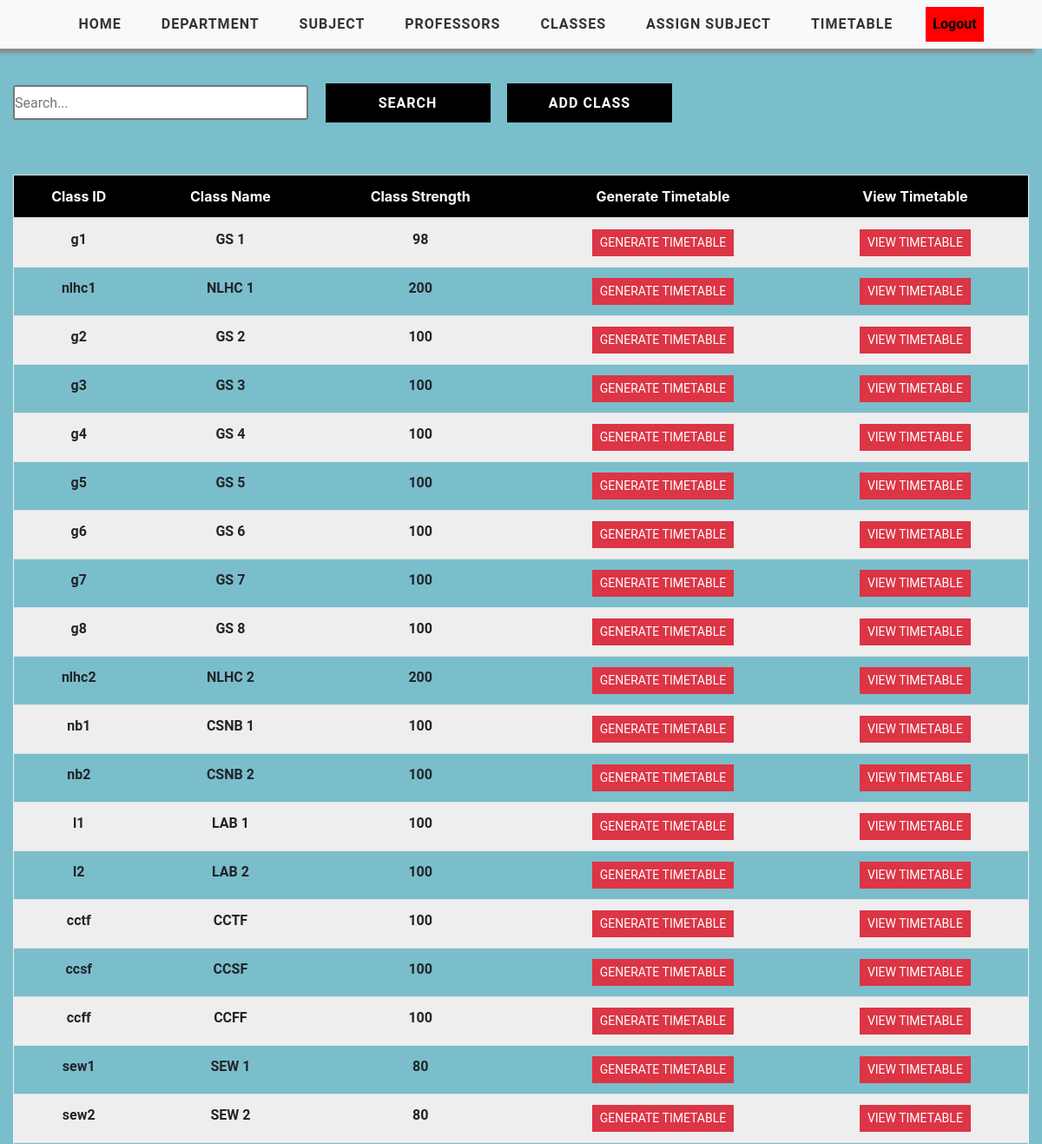
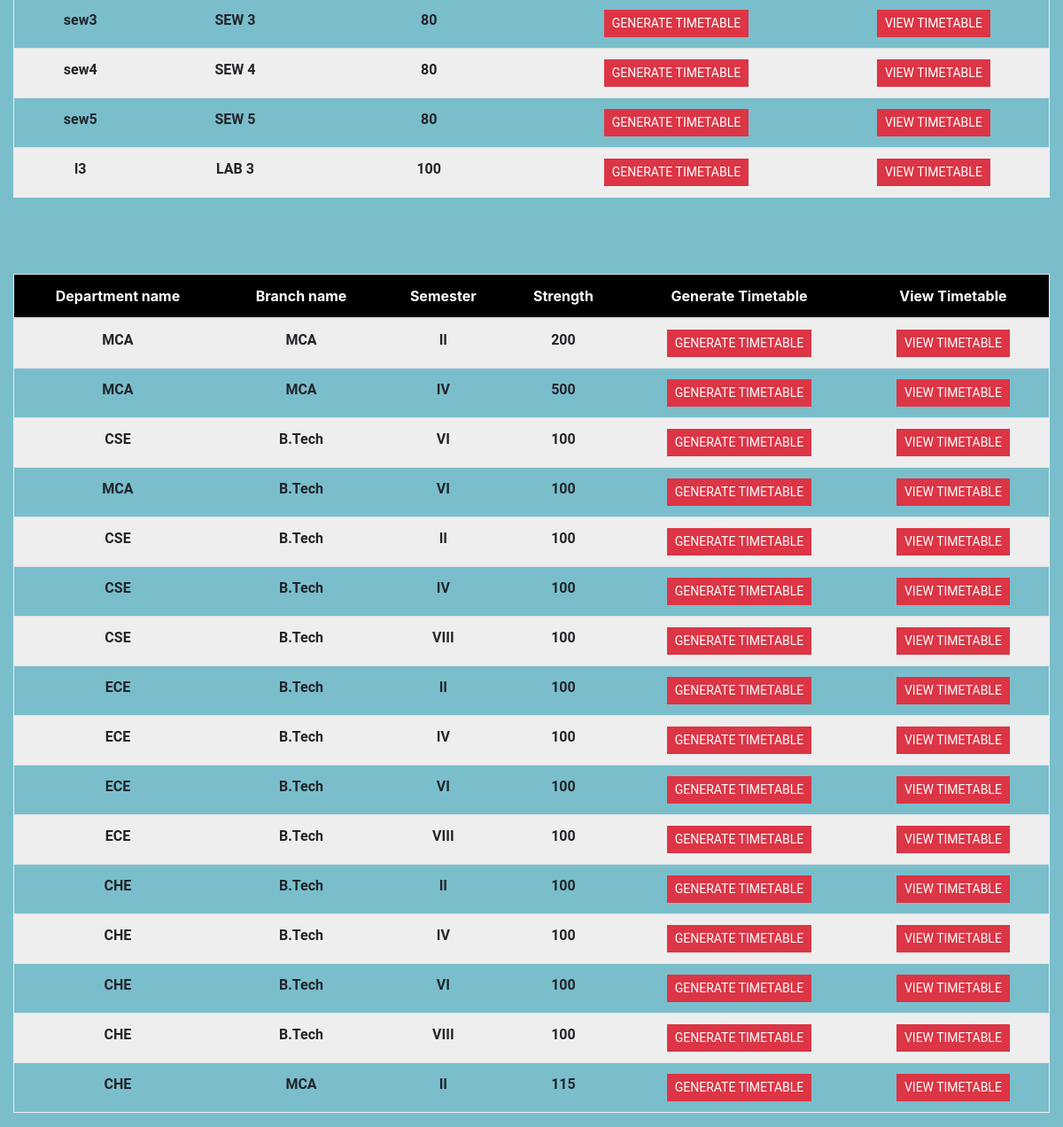
Page /manage-timetable/ (signed in) on the committed database (2 pictures, top to bottom).
### timetableapp/models.py (models this page shows, shortened)
class Class(models.Model):
    WEEK_DAY = (
    ('Monday', 'Monday'),
    ('Tuesday', 'Tuesday'),
    ('Wednesday', 'Wednesday'),
    ('Thursday', 'Thursday'),
    ('Friday', 'Friday'),
    ('Saturday', 'Saturday')
    )
    user = models.ForeignKey(User, on_delete=models.CASCADE, null=True, blank=True)
    class_id = models.CharField(max_length=2000)
    class_name = models.CharField(max_length=2000)
    class_strength=models.IntegerField(null=True,default=100)
    week_day = MultiSelectField(max_length=2000, choices=WEEK_DAY, max_choices=6)
    no_sessions = models.PositiveIntegerField(default = 8)
    class_mins = models.PositiveIntegerField(default = 60)
    start_time = models.TimeField(default=time(8,00))
    end_time = models.TimeField(default=time(18,00))
    break_start = models.TimeField(null=True,blank=True, default=time(12,00))
    break_end = models.TimeField(null=True,blank=True, default=time(13,00))
    class Meta:
        unique_together = ('user','class_id')

class Department(models.Model):
    SEMESTER = (
    ('I' ,'I'),
    ('II' ,'II'),
    ('III' ,'III'),
    ('IV' ,'IV'),
    ('V' ,'V'),
    ('VI' ,'VI'),
    ('VII' ,'VII'),
    ('VIII' ,'VIII'),
    )
    BRANCH_NAME = (
    ('B.Tech' ,'B.Tech'),
    ('MCA' ,'MCA'),
    )
    DEPARTMENT_NAME = (
    ('MCA' ,'MCA'),
    ('CSE' ,'CSE'),
    ('ECE' ,'ECE'),
    ('CHE' ,'CHE'),
    )
    user = models.ForeignKey(User, on_delete=models.CASCADE, null=True, blank=True)
    branch_name=models.CharField(max_length=200, choices=BRANCH_NAME)
    department_name=models.CharField(max_length=200, choices=DEPARTMENT_NAME)
    semester = models.CharField(max_length=200, choices=SEMESTER)
    students_length=models.IntegerField(default=100)
    class Meta:
        unique_together = ('department_name','branch_name','semester')

### timetableapp/views.py (the view)
# urls.py: path("manage-timetable/", views.ManageTimetable, name="manage-timetable")
@login_required(login_url='login')
def ManageTimetable(request):
    global errors
    sections = Class.objects.filter()
    department1 = Department.objects.all()
    context = {'sections': sections, 'department1': department1}
    context.update(errors)
    return render(request, 'timetable/ManageTimetable.html', context)

### timetableapp/templates/timetable/ManageTimetable.html (shortened to what this page needs)
{% extends 'timetableapp/main.html' %}
{% load static %}
{% block content %}
<div class="viewcontainer">
  <div class="container-fluid">
    <div class="search">
      <input type="text" class="searchbox" placeholder="Search...">
      <input type="submit" value="Search" class="searchButton">
      <a href="{% url 'add-class' %}"><button class="searchButton">Add Class </button></a>
    </div>
    <table class="table text-center">
      <thead class="table-header" style="color: white;">
        <tr>
          <div class="header__item filter__link" >
            <th scope="col" class="text-center">Class ID</th>
          </div>
          <div class="header__item filter__link">
            <th class="text-center" scope="col">Class Name</th>
          </div>
          <div class="header__item filter__link">
            <th class="text-center" scope="col">Class Strength</th>
          </div>
          <div class="header__item filter__link">
            <th class="text-center" scope="col">Generate Timetable</th>
          </div>
          <div class="header__item filter__link">
            <th class="text-center" scope="col">View Timetable</th>
          </div>
        </tr>
      </thead>
      <tbody class="tab-content">
        {% for section in sections %}
          <tr class="table-row text-center">
            <th scope="row" class="table-data">{{ section.class_id }}</th>
            <th scope="row" class="table-data"  >{{ section.class_name }}</th>
            <th scope="row" class="table-data">{{ section.class_strength }}</th>
            <th scope="row" class="table-data"> <a href="{% url 'generate-timetable' section.class_id %}" class="btn btn-sm btn-danger" >Generate Timetable</a></th>
            <th scope="row" class="table-data"> <a href="{% url 'timetable' section.class_id %}" class="btn btn-sm btn-danger" >View Timetable</a></th>
          </tr>
        {% endfor %}
      </tbody>
    </table>
    <table class="table text-center">
      <thead class="table-header" style="color: white;">
        <tr>
          <div class="header__item filter__link" >
            <th scope="col" class="text-center">Department name</th>
          </div>
          <div class="header__item filter__link" >
            <th scope="col" class="text-center">Branch name</th>
          </div>
          <div class="header__item filter__link">
            <th class="text-center" scope="col">Semester</th>
          </div>
          <div class="header__item filter__link">
            <th class="text-center" scope="col">Strength</th>
          </div>
          <div class="header__item filter__link">
            <th class="text-center" scope="col">Generate Timetable</th>
          </div>
          <div class="header__item filter__link">
            <th class="text-center" scope="col">View Timetable</th>
          </div>
        </tr>
      </thead>
      <tbody class="tab-content">
        {% for department in department1 %}
          <tr class="table-row text-center">
            <th scope="row" class="table-data">{{ department.department_name }}</th>
            <th scope="row" class="table-data"  >{{ department.branch_name }}</th>
            <th scope="row" class="table-data">{{ department.semester}}</th>
            <th scope="row" class="table-data">{{ department.students_length }}</th>
            <th scope="row" class="table-data"> <a href="{% url 'generate-timetable-course' dep_name=department.department_name b_name=department.branch_name sem=department.semester %}" class="btn btn-sm btn-danger" >Generate Timetable</a></th>
            <th scope="row" class="table-data"> <a href="" class="btn btn-sm btn-danger" >View Timetable</a></th>
          </tr>
        {% endfor %}
      </tbody>
    </table>
  </div>
</div>
{% endblock %}

### static/css/style.css (style rules this page uses)
a { cursor: pointer; }

### static/css/tables.css (style rules this page uses)
*, *:before, *:after { box-sizing: border-box; }
body { font-family: "Roboto", sans-serif; margin: 0; background-color: white; }
.table { border: 1px solid #eeeeee; overflow-y: auto; overflow-x: auto; height: max-content; }
.table-header { width: 100%; background: #000; padding: 18px 0; top: 0; }
.table-row { width: 100%; padding: 18px 0; }
.table-row:nth-of-type(odd) { background: #eeeeee; }
.table-data, .header__item { flex: 1 1 20%; text-align: center; font-family: Roboto, sans-serif; font-weight: bold; }
.header__item { text-transform: uppercase; }
.filter__link { color: white; text-decoration: none; position: relative; display: inline-block; padding-left: 24px; padding-right: 24px; }
.filter__link::after { content: ""; position: absolute; right: -18px; color: white; font-size: 12px; top: 50%; transform: translateY(-50%); }
.btn { border-radius: 0 !important; font-family: Roboto, sans-serif !important; text-transform: uppercase; }
.search { display: inline-block; }
.searchbox { width: 340px; height: 40px; border-style: solid; border-radius: 3px; font-family: Roboto, sans-serif; text-align: justify; }
.searchButton { width: 190px; height: 45px ; font-family: Roboto, sans-serif; text-transform: uppercase; letter-spacing: 1px; font-weight: bolder; color: white ; background: black; margin-left: 15px; margin-top: 40px; border-color: black ; border-radius: 0 ; border-style: solid; border-width: 3px ; }

### static/css/add.css (style rules this page uses)
* { margin:0; padding:0; box-sizing: border-box; }
.viewcontainer { background-color: #7abecc; min-height: 100vh; }
.container-fluid { display: flex; flex-direction: column; gap:10px; }

### static/css/nav.css (style rules this page uses)
* { margin:0; padding:0; box-sizing: border-box; }

### rows in the picture
Class: class_id "g1", class_name "GS 1", class_strength "98"
Class: class_id "nlhc1", class_name "NLHC 1", class_strength "200"
Class: class_id "g2", class_name "GS 2", class_strength "100"
Class: class_id "g3", class_name "GS 3", class_strength "100"
Class: class_id "g4", class_name "GS 4", class_strength "100"
Class: class_id "g5", class_name "GS 5", class_strength "100"
Class: class_id "g6", class_name "GS 6", class_strength "100"
Class: class_id "g7", class_name "GS 7", class_strength "100"
Class: class_id "g8", class_name "GS 8", class_strength "100"
Class: class_id "nlhc2", class_name "NLHC 2", class_strength "200"
Class: class_id "nb1", class_name "CSNB 1", class_strength "100"
Class: class_id "nb2", class_name "CSNB 2", class_strength "100"
Class: class_id "l1", class_name "LAB 1", class_strength "100"
Class: class_id "l2", class_name "LAB 2", class_strength "100"
Class: class_id "cctf", class_name "CCTF", class_strength "100"
Class: class_id "ccsf", class_name "CCSF", class_strength "100"
Class: class_id "ccff", class_name "CCFF", class_strength "100"
Class: class_id "sew1", class_name "SEW 1", class_strength "80"
Class: class_id "sew2", class_name "SEW 2", class_strength "80"
Class: class_id "sew3", class_name "SEW 3", class_strength "80"
Class: class_id "sew4", class_name "SEW 4", class_strength "80"
Class: class_id "sew5", class_name "SEW 5", class_strength "80"
Class: class_id "l3", class_name "LAB 3", class_strength "100"
Department: department_name "MCA", branch_name "MCA", semester "II", students_length "200"
Department: department_name "MCA", branch_name "MCA", semester "IV", students_length "500"
Department: department_name "CSE", branch_name "B.Tech", semester "VI", students_length "100"
Department: department_name "MCA", branch_name "B.Tech", semester "VI", students_length "100"
Department: department_name "CSE", branch_name "B.Tech", semester "II", students_length "100"
Department: department_name "CSE", branch_name "B.Tech", semester "IV", students_length "100"
Department: department_name "CSE", branch_name "B.Tech", semester "VIII", students_length "100"
Department: department_name "ECE", branch_name "B.Tech", semester "II", students_length "100"
Department: department_name "ECE", branch_name "B.Tech", semester "IV", students_length "100"
Department: department_name "ECE", branch_name "B.Tech", semester "VI", students_length "100"
Department: department_name "ECE", branch_name "B.Tech", semester "VIII", students_length "100"
Department: department_name "CHE", branch_name "B.Tech", semester "II", students_length "100"
Department: department_name "CHE", branch_name "B.Tech", semester "IV", students_length "100"
Department: department_name "CHE", branch_name "B.Tech", semester "VI", students_length "100"
Department: department_name "CHE", branch_name "B.Tech", semester "VIII", students_length "100"
Department: department_name "CHE", branch_name "MCA", semester "II", students_length "115"
